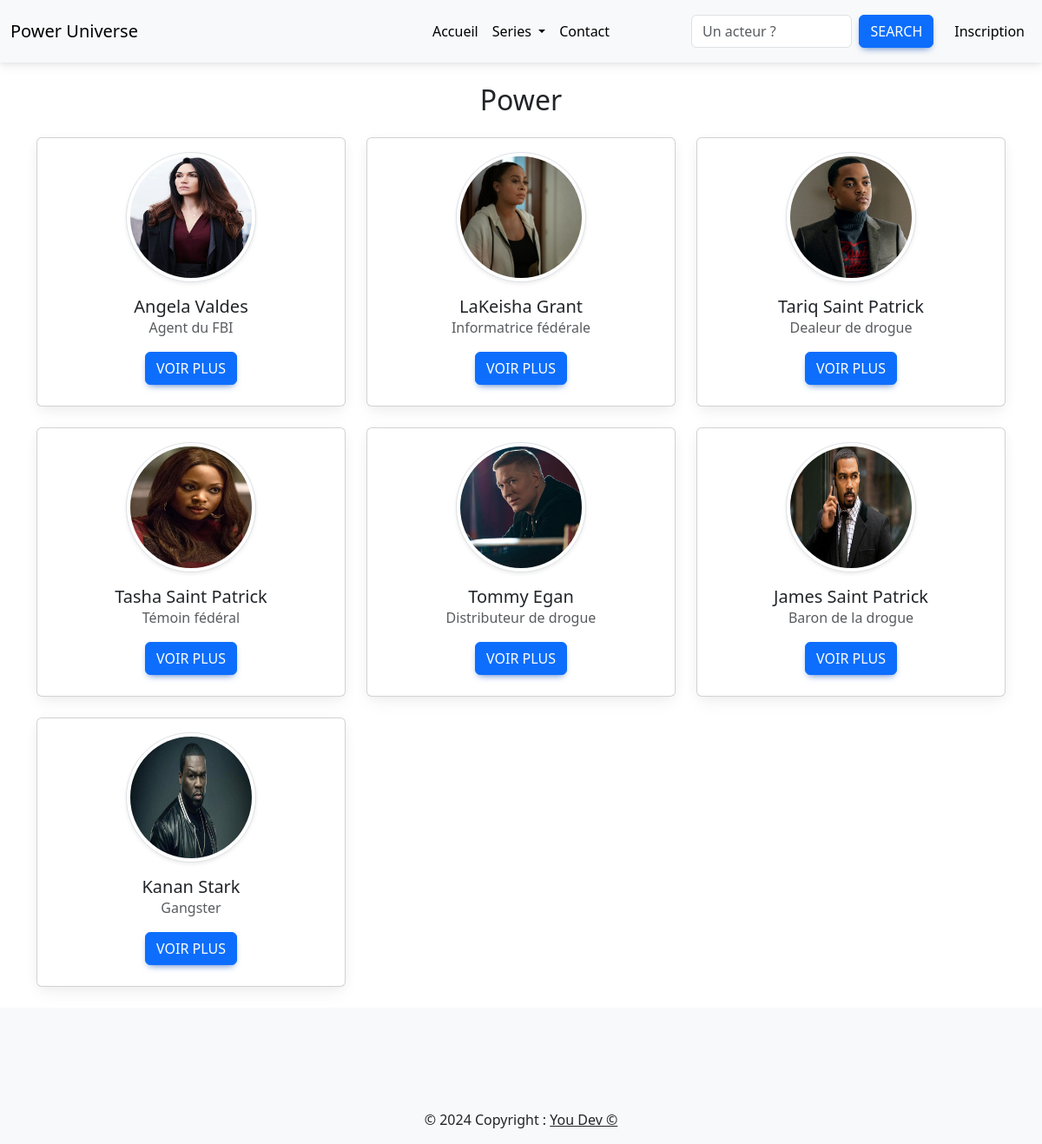
/serie.php?id=1, run on the app's committed database.
### tables this page shows
CREATE TABLE `actors_series` (
  `id_actors_series` int(11) NOT NULL,
  `id_actors` int(11) NOT NULL,
  `id_series` int(11) NOT NULL
);

CREATE TABLE `series` (
  `id_series` int(11) NOT NULL,
  `name_series` varchar(30) NOT NULL,
  `picture_series` varchar(100) NOT NULL
);

CREATE TABLE `actors` (
  `id_actors` int(11) NOT NULL,
  `first_name_actors` varchar(50) DEFAULT NULL,
  `last_name_actors` varchar(50) DEFAULT NULL,
  `surname_actors` varchar(30) DEFAULT NULL,
  `description_actors` text,
  `date_birth_actors` date DEFAULT NULL,
  `quote_actors` text,
  `picture_actors` varchar(255) DEFAULT NULL,
  `status_actors` enum('En vie','Mort') NOT NULL DEFAULT 'En vie',
  `picture_round_actors` varchar(255) NOT NULL,
  `date_add_actors` datetime NOT NULL DEFAULT CURRENT_TIMESTAMP,
  `occupation_actors` varchar(50) DEFAULT NULL
);

### classes/Database.php (called while the page is built, shortened)
<?php
class Database
{
    public static function getConnection(): PDO
    {
        [
            'DB_HOST' => $db_host,
            'DB_NAME' => $db_name,
            'DB_USERNAME' => $db_user,
            'DB_PASSWORD' => $db_password,
            'DB_CHARSET' => $db_charset
        ] = parse_ini_file(__DIR__ . '/../config/db.ini');
        return new PDO("mysql:host=$db_host;dbname=$db_name;charset=$db_charset", $db_user, $db_password, [
            PDO::ATTR_DEFAULT_FETCH_MODE => PDO::FETCH_ASSOC,
            PDO::ATTR_ERRMODE => PDO::ERRMODE_EXCEPTION
        ]);
    }
}

### classes/Actor.php (called while the page is built, shortened)
<?php
require_once 'Database.php';
class Actor
{
    public static function getActorByIdSeriesWithSearch(int $id, string $search): array
    {
        $sql = "SELECT *, DATE_FORMAT(date_add_actors, '%d/%m/%Y') AS date, DATE_FORMAT(date_birth_actors, '%d/%m/%Y') AS date_birth FROM actors AS a
        INNER JOIN actors_series AS a_s ON a.id_actors = a_s.id_actors
        INNER JOIN series AS s ON a_s.id_series = s.id_series WHERE a_s.id_series = :id AND a.first_name_actors LIKE :name";
        $requete = Database::getConnection()->prepare($sql);
        $requete->execute(['id' => $id,'name' => '%' . $search . '%']);
        return $requete->fetchAll();
    }
}

### serie.php (the view, shortened to what this page needs)
<?php
require_once 'layout/head.php';
require_once 'classes/Actor.php';
$actors = Actor::getActorByIdSeriesWithSearch(intval($_GET['id']), $_SESSION['search']);
?>
<section class="">
    <div class="container">
        <div class="row text-center">
            <?php for ($i = 0; $i < 1; $i++) {
            ?>
                <h2 class="my-4"><?php echo $actors[$i]['name_series']; ?></h2>
            <?php } ?>
            <?php foreach ($actors as $actor) { ?>
                <div class="col-lg-4">
                    <div class="card mb-4">
                        <div class="card-body text-center">
                            <img src="uploads/actors/picture_round/<?php echo $actor['picture_round_actors']; ?>" alt="avatar" class="rounded-circle img-fluid img-thumbnail" style="width: 150px; height: 150px;">
                            <h5 class="mt-3 mb-0"><?php echo $actor['first_name_actors'] . ' ' . $actor['last_name_actors']; ?></h5>
                            <p class="text-muted mb-1"><?php echo $actor['occupation_actors']; ?></p>
                            <div class="d-flex justify-content-center mb-2 mt-3">
                                <a href="actor.php?id=<?php echo $actor['id_actors']; ?>" class="btn btn-primary">Voir plus</a>
                            </div>
                        </div>
                    </div>
                </div>
            <?php } ?>
        </div>
    </div>
</section>
<?php
require_once 'layout/foot.php';

### layout/head.php (shortened to what this page needs)
<?php
require_once 'classes/Serie.php';
?>
<!DOCTYPE html>
<html lang="fr">
<head>
    <link rel="stylesheet" href="assets/css/mdb.min.css">
    <link rel="stylesheet" href="assets/css/bootstrap.min.css">
    <link rel="stylesheet" href="assets/css/style.css">
    <link rel="stylesheet" href="assets/css/aos.css">
    <link rel="stylesheet" href="assets/css/owl.carousel.min.css">
</head>
<body>
    <header>
        <nav class="navbar navbar-expand-lg bg-body-tertiary">
            <div class="container-fluid my-2">
                <div class="col-lg-4">
                    <a class="navbar-brand" href="index.php">Power Universe</a>
                </div>
                <div class="collapse navbar-collapse col-lg-4 justify-content-center" id="navbarNav">
                    <ul class="navbar-nav">
                        <li class="nav-item">
                            <a href="index.php" class="nav-link active">
                                Accueil
                            </a>
                        </li>
                        <li class="nav-item dropdown">
                            <a class="nav-link dropdown-toggle active" href="#" role="button" data-bs-toggle="dropdown" aria-expanded="false">
                                Series
                            </a>
                        </li>
                        <li class="nav-item">
                            <a href="contact.php" class="nav-link active">
                                Contact
                            </a>
                        </li>
                    </ul>
                </div>
                <div class="collapse navbar-collapse col-lg-4 justify-content-end" id="navbarNav">
                    <?php if ($_SERVER["SCRIPT_NAME"] === '/power/serie.php') { ?>
                        <div class="me-3">
                            <form class="d-flex" role="search" method="GET" action="process/search_process.php">
                                <input class="form-control me-2" name="search" type="search" placeholder="Un acteur ?" aria-label="Actor">
                                <button class="btn btn-primary" type="submit">Search</button>
                            </form>
                        </div>
                    <?php } ?>
                    <ul class="navbar-nav">
                        <?php if (!isset($_SESSION['useradmin'])) { ?>
                            <li class="nav-item">
                                <a href="sign-up.php" class="nav-link active">
                                    Inscription
                                </a>
                            </li>
                        <?php } ?>
                    </ul>
                </div>
            </div>
        </nav>
    </header>
    <main>

### layout/foot.php (shortened to what this page needs)
</main>
<footer class="text-center bg-body-tertiary">
    <div class="container pt-4">
        <section class="mb-4">
            <a data-mdb-ripple-init class="btn btn-link btn-floating btn-lg text-body m-1" href="#!" role="button" data-mdb-ripple-color="dark"><i class="fab fa-facebook-f"></i></a>
            <a data-mdb-ripple-init class="btn btn-link btn-floating btn-lg text-body m-1" href="#!" role="button" data-mdb-ripple-color="dark"><i class="fab fa-twitter"></i></a>
            <a data-mdb-ripple-init class="btn btn-link btn-floating btn-lg text-body m-1" href="#!" role="button" data-mdb-ripple-color="dark"><i class="fab fa-google"></i></a>
            <a data-mdb-ripple-init class="btn btn-link btn-floating btn-lg text-body m-1" href="#!" role="button" data-mdb-ripple-color="dark"><i class="fab fa-instagram"></i></a>
            <a data-mdb-ripple-init class="btn btn-link btn-floating btn-lg text-body m-1" href="#!" role="button" data-mdb-ripple-color="dark"><i class="fab fa-linkedin"></i></a>
            <a data-mdb-ripple-init class="btn btn-link btn-floating btn-lg text-body m-1" href="#!" role="button" data-mdb-ripple-color="dark"><i class="fab fa-github"></i></a>
        </section>
    </div>
    <div class="text-center p-3">
        © 2024 Copyright :
        <a class="text-body" href="http://you-dev.fr/" target="_blank">You Dev ©</a>
    </div>
</footer>
</body>
</html>

### assets/css/style.css (style rules this page uses)
:root { --white: #f9f7f1; --black: #0000; --primary: #433b23; --secondary: #7a621a; --accent: #a48119; }

### data on the page
actors_series: id_series.name_series "Power", id_actors.picture_round_actors (picture), id_actors.first_name_actors "Angela", id_actors.last_name_actors "Valdes", id_actors.occupation_actors "Agent du FBI"
actors_series: id_actors.picture_round_actors (picture), id_actors.first_name_actors "LaKeisha", id_actors.last_name_actors "Grant", id_actors.occupation_actors "Informatrice fédérale"
actors_series: id_actors.picture_round_actors (picture), id_actors.first_name_actors "Tariq", id_actors.last_name_actors "Saint Patrick", id_actors.occupation_actors "Dealeur de drogue"
actors_series: id_actors.picture_round_actors (picture), id_actors.first_name_actors "Tasha", id_actors.last_name_actors "Saint Patrick", id_actors.occupation_actors "Témoin fédéral"
actors_series: id_actors.picture_round_actors (picture), id_actors.first_name_actors "Tommy", id_actors.last_name_actors "Egan", id_actors.occupation_actors "Distributeur de drogue"
actors_series: id_actors.picture_round_actors (picture), id_actors.first_name_actors "James", id_actors.last_name_actors "Saint Patrick", id_actors.occupation_actors "Baron de la drogue"
actors_series: id_actors.picture_round_actors (picture), id_actors.first_name_actors "Kanan", id_actors.last_name_actors "Stark", id_actors.occupation_actors "Gangster"
